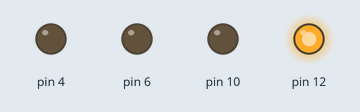
Recording of a sketch running on a simulated Arduino Uno, built with avr-gcc and run on an emulated ATmega328P. On the bench: output pins drawn as LEDs (lit = HIGH).

Above: at 0.2 s.
At 1.2 s:
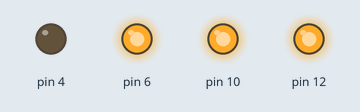
At 1.7 s:
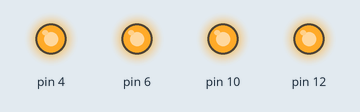
At 3.2 s:
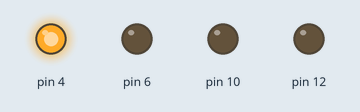
At 5.7 s:
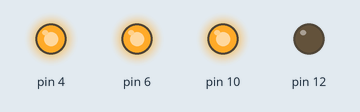
At 7.7 s:
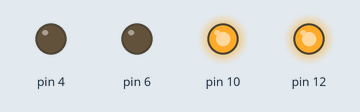
Timing chart, 0 to 8.1 s (numbered marks = the images above):
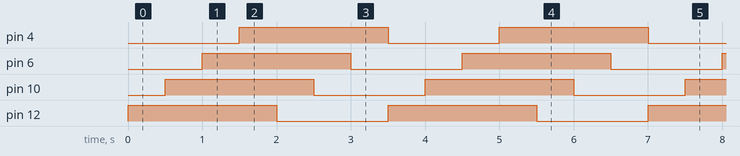

Measured:
- by itself, pin 4, pin 6, pin 10, pin 12: alternates HIGH for 2.0 s and LOW for 1.5 s
- by itself, everything shown: repeats every 3.5 s, in 8 steps

The sketch:

LED.ino
```cpp
/*
  LED

  Turns on in order with delays 4 LEDS, and then they are turned off in
  the same order with delays.
*/

// the setup function runs once when you press reset or power the board
void setup() {
  // White LED
  pinMode(12, OUTPUT);
  // Yellow LED
  pinMode(10, OUTPUT);
  // Green LED
  pinMode(6, OUTPUT);
  // Red LED
  pinMode(4, OUTPUT);
}

// the loop function runs over and over again forever
void loop() {
  // Turn white on
  digitalWrite(12, HIGH);
  delay(500);
  // Turn yellow on
  digitalWrite(10, HIGH);
  delay(500);
  // Turn green on
  digitalWrite(6, HIGH);
  delay(500);
  // Turn red on
  digitalWrite(4, HIGH);
  delay(500);

  // Turn white off
  digitalWrite(12, LOW);
  delay(500);
  // Turn yellow off
  digitalWrite(10, LOW);
  delay(500);
  // Turn green off
  digitalWrite(6, LOW);
  delay(500);
  // Turn red off
  digitalWrite(4, LOW);
}
```
